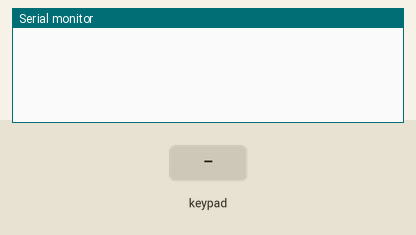
This sketch was run on a simulated Arduino Uno, built with avr-gcc and run on an emulated ATmega328P. Parts: the last lines printed to the serial monitor. Inputs (shaded band) come from the test bench.

Above: at 1.2 s.
1.3 s: key 'U' pressed
At 2.8 s:
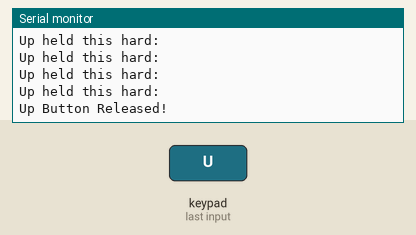
3.2 s: key 'D' pressed
At 4.4 s:
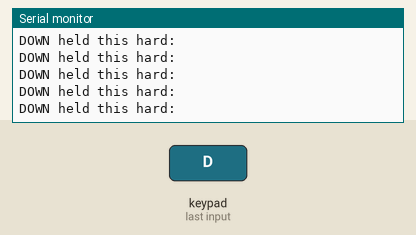
4.7 s: key 'L' pressed
At 5.6 s:
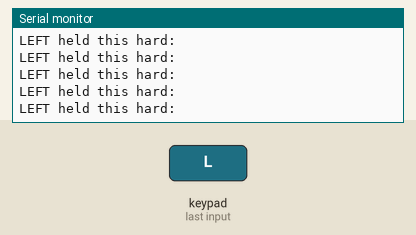
6.2 s: key 'R' pressed
At 7.4 s:
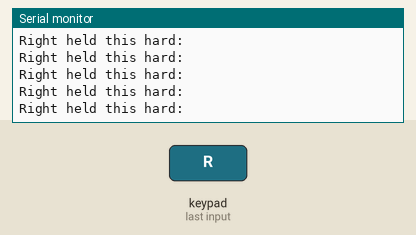
7.7 s: key 'X' pressed
At 8.0 s:
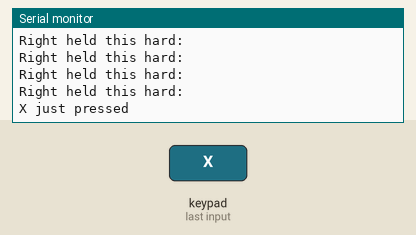
9.2 s: key 'O' pressed
At 9.9 s:
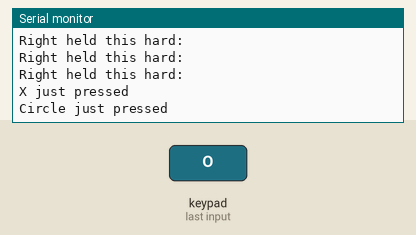

Measured:
- after the input at 1.3 s, the serial monitor: prints a new line at once (image 1)
- after the input at 3.2 s, the serial monitor: prints a new line at once (image 2)
- after the input at 4.7 s, the serial monitor: prints a new line at once (image 3)
- after the input at 6.2 s, the serial monitor: prints a new line at once (image 4)
- after the input at 7.7 s, the serial monitor: prints a new line at once (image 5)
- after the input at 9.2 s, the serial monitor: prints a new line at once (image 6)

The sketch:

PS2X_Example.ino
```cpp
#include "PS2X_lib.h"  //for v1.6

/******************************************************************
   set pins connected to PS2 controller:
     - 1e column: original
     - 2e colmun: Stef?
   replace pin numbers by the ones you use
 ******************************************************************/
#define PS2_DAT      8
#define PS2_CMD      9
#define PS2_CS       10
#define PS2_CLK      11

/******************************************************************
   select modes of PS2 controller:
     - pressures = analog reading of push-butttons
     - rumble    = motor rumbling
   uncomment 1 of the lines for each mode selection
 ******************************************************************/
#define pressures   true
#define rumble      true

PS2X ps2x; // create PS2 Controller Class

void setup() {
  Serial.begin(57600);

  /*right now, the library does NOT support hot pluggable controllers, meaning
    you must always either restart your Arduino after you connect the controller,
    or call config_gamepad(pins) again after connecting the controller.*/
  //setup pins and settings: GamePad(clock, command, attention, data, Pressures?, Rumble?) check for error
  int error = 0;
  do {
    error = ps2x.config_gamepad(PS2_CLK, PS2_CMD, PS2_CS, PS2_DAT, pressures, rumble);
    if (error == 0) {
      break;
    } else {
      delay(100);
    }
  } while (1);
}

void loop() {
  ps2x.read_gamepad(false, 0); //read controller and set large motor to spin at 'vibrate' speed

  if (ps2x.Button(PSB_START))        //will be TRUE as long as button is pressed
    Serial.println("Start is being held");
  if (ps2x.Button(PSB_SELECT))
    Serial.println("Select is being held");

  if (ps2x.Button(PSB_PAD_UP)) {     //will be TRUE as long as button is pressed
    Serial.println("Up held this hard: ");
  } else if (ps2x.ButtonReleased(PSB_PAD_UP))  {
    Serial.println("Up Button Released!");
  }
  if (ps2x.Button(PSB_PAD_DOWN)) {
    Serial.println("DOWN held this hard: ");
  }
  if (ps2x.Button(PSB_PAD_RIGHT)) {
    Serial.println("Right held this hard: ");
  }
  if (ps2x.Button(PSB_PAD_LEFT)) {
    Serial.println("LEFT held this hard: ");
  }


  if (ps2x.Button(PSB_L2))
    Serial.println("L2 pressed");
  if (ps2x.Button(PSB_R2))
    Serial.println("R2 pressed");

  if (ps2x.Button(PSB_TRIANGLE))
    Serial.println("Triangle pressed");
  if (ps2x.ButtonPressed(PSB_CIRCLE))              //will be TRUE if button was JUST pressed
    Serial.println("Circle just pressed");
  if (ps2x.ButtonPressed(PSB_CROSS)) {             //will be TRUE if button was JUST pressed OR released
    Serial.println("X just pressed");
  }
  if (ps2x.ButtonReleased(PSB_SQUARE))             //will be TRUE if button was JUST released
    Serial.println("Square just released");

  if (ps2x.Button(PSB_L1) || ps2x.Button(PSB_R1)) { //print stick values if either is TRUE
    Serial.print("Stick Values:");
    Serial.print(ps2x.Analog(PSS_LY), DEC); //Left stick, Y axis. Other options: LX, RY, RX
    Serial.print(",");
    Serial.print(ps2x.Analog(PSS_LX), DEC);
    Serial.print(",");
    Serial.print(ps2x.Analog(PSS_RY), DEC);
    Serial.print(",");
    Serial.println(ps2x.Analog(PSS_RX), DEC);
  }
  delay(30);
}
```
